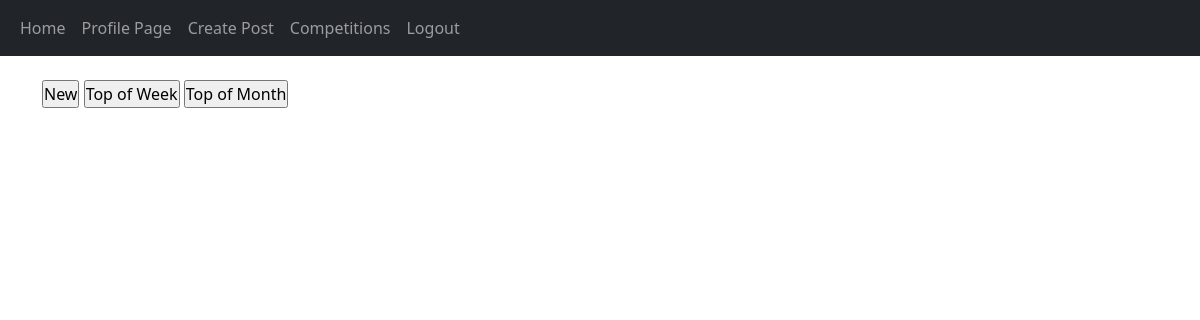
/home (signed in), run on an earlier commit of the app's database.
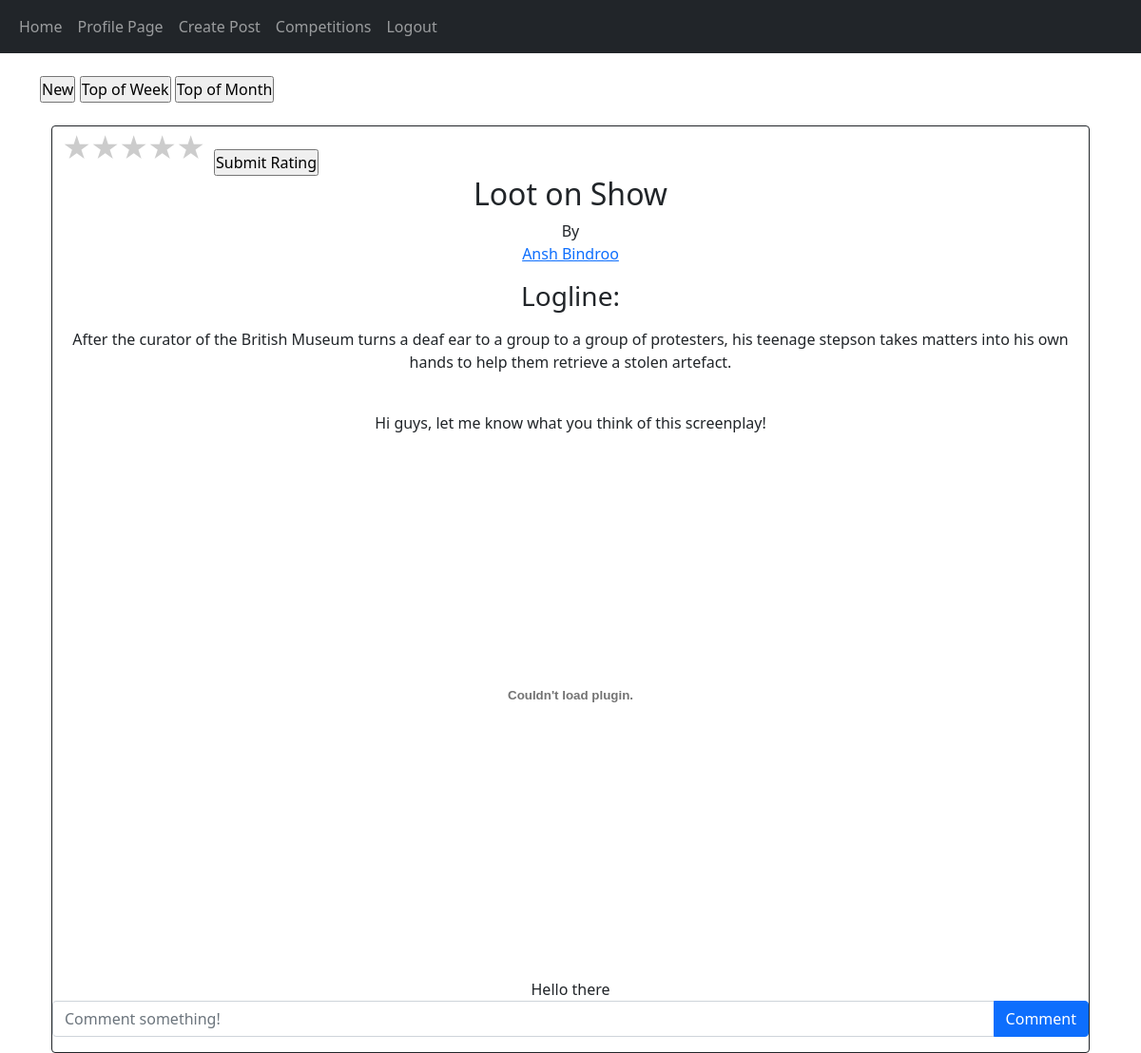
And on a later commit of the database.
### website/models.py (models this page shows)
class Screenplays(db.Model):
    __tablename__ = "Screenplays"
    scriptid = db.Column(db.Integer, primary_key=True)
    writerid = db.Column(db.Integer, db.ForeignKey('Screenwriters.writerid', ondelete="CASCADE"), nullable=False)
    title = db.Column(db.String(300))
    logline = db.Column(db.String(165))
    message = db.Column(db.Text)
    screenplay = db.Column(db.String(300)) #TO BE CHANGED
    data_created = db.Column(db.DateTime(timezone=True), default=func.now())
    avgrating = db.Column(db.Float)

class Users(db.Model, UserMixin):
    __tablename__ = "Users"
    id = db.Column(db.Integer, primary_key=True)
    email = db.Column(db.String(150), unique=True)
    username = db.Column(db.String(150), unique=True)
    forename = db.Column(db.String(75), unique=True)
    surname = db.Column(db.String(75), unique=True)
    password = db.Column(db.String(150))
    date_created = db.Column(db.DateTime(timezone=True), default=func.now())
    accounttype = db.Column(db.Integer)
    profilepic = db.Column(db.String(), nullable=True)
    biography = db.Column(db.Text)
    writers = db.relationship('Screenwriters', backref="user", passive_deletes=True)
    producers = db.relationship('Producers', backref="user", passive_deletes=True)

class Comments(db.Model):
    __tablename__ = "Comments"
    writerid = db.Column(db.Integer, db.ForeignKey('Screenwriters.writerid'), primary_key=True)
    scriptid = db.Column(db.Integer, db.ForeignKey('Screenplays.scriptid'), primary_key=True)
    comment = db.Column(db.String(300))

### website/views.py (the view)
@views.route("/")
@views.route("/home")
@login_required
def home():
    posts = Screenplays.query.all()
    comments = Comments.query.all()
    return render_template("home.html", user=current_user, posts=posts, comments=comments)

### website/__init__.py (called while the page is built)
def create_app():
    app = Flask(__name__)
    app.config['SECRET_KEY'] = "helloworld"
    app.config['SQLALCHEMY_DATABASE_URI'] = f'sqlite:///{DB_NAME}'
    app.config['UPLOAD_FOLDER'] = '/Users/anshbindroo/Desktop/CSFilmNEA/FilmNEA'
    db.init_app(app)
    from .views import views
    from .auth import auth
    app.register_blueprint(views, url_prefix="/")
    app.register_blueprint(auth, url_prefix="/")
    from .models import Users, Screenwriters, Producers, Screenplays
    with app.app_context():
        db.create_all()
    login_manager = LoginManager()
    login_manager.login_view = "auth.login"
    login_manager.init_app(app)
    @login_manager.user_loader
    def load_user(id):
        return Users.query.get(id)
    return app

### website/templates/home.html
{% extends "script_div.html" %} {% block title %}Home{% endblock %}

### website/templates/script_div.html (shortened to what this page needs)
{% extends "base.html" %} {% block title %}Home{% endblock %} {% block content%}
<!DOCTYPE html>
<html lang="en">
<head>
</head>
<body>
    <form action="{{ url_for('views.home') }}" method='POST'>
        <input type="submit" name="sorted" value="New"></input>
        <input type="submit" name="sorted" value="Top of Week"></input>
        <input type="submit" name="sorted" value="Top of Month"></input>
      </form>
      <br>
    <div id="posts" style="text-align:center" class="container-fluid">
      {% for post in posts %}
      <div class="card border-dark">
            <form method = "POST" action="/rate/{{post.scriptid}}">
                <div class="rate" style="text-align:left">
                    <label for="star5" title="text">5 stars</label>
                    <label for="star4" title="text">4 stars</label>
                    <label for="star3" title="text">3 stars</label>
                    <label for="star2" title="text">2 stars</label>
                    <label for="star1" title="text">1 star</label>
                </div>
                <br>
                <div style="text-align:left">
                    <input type="submit" value="Submit Rating">
                </div>
            </form>
            <h2>{{post.title}}</h2>
            By<a href="/profilepage/{{post.writer.user.username}}">{{post.writer.user.username}}</a>
            <div class="card-body">
            <h3>Logline:</h3>
            <p><div class="card-text">{{post.logline}}</div></p>
            <br>
            {{post.message}}
            <embed style="text-align: center;" src="{{url_for('static', filename='images/'+post.screenplay)}}" width = "75%" height = "550px">
            </div>
            {% for comment in comments %}
                {% if comment.scriptid == post.scriptid %}
                    {{comment.comment}}
                {% endif %}
            {% endfor %}
            <form class="input-group mb-3"method="POST" action="/create-comment/{{post.scriptid}}">
                <input type="text" id="text" name="text" class="form-control" placeholder="Comment something!"/>
                <button type="submit" class="btn btn-primary">Comment</button>
            </form>
      </div>
    {% endfor %}
    </div>
</body>
</html>
{% endblock %}

### website/templates/base.html (shortened to what this page needs)
<!DOCTYPE html>
<html lang="en">
  <head>
    <link
      href="https://cdn.jsdelivr.net/npm/bootstrap@5.0.2/dist/css/bootstrap.min.css"
      rel="stylesheet"
    />
  </head>
  <body>
    <nav class="navbar navbar-expand-lg navbar-dark bg-dark">
      <div class="container-fluid">
        <div class="collapse navbar-collapse" id="navbar">
          <div class="navbar-nav">
            <a class="nav-item nav-link" href="/home">Home</a>
            {% if user.is_authenticated %}
            <a class="nav-item nav-link" href="/profilepage/{user.username}">Profile Page</a>
            <a class="nav-item nav-link" href="/post">Create Post</a>
            <a class="nav-item nav-link" href="/competitions">Competitions</a>
            <a class="nav-item nav-link" href="/logout">Logout</a>
            {% else %}
            <a class="nav-item nav-link" href="/login">Login</a>
            <a class="nav-item nav-link" href="/sign-up">Sign Up</a>
            {% endif %}
          </div>
        </div>
      </div>
    </nav>
    <br>
    <div class="container">{% block content %}{% endblock %}</div>
  </body>
</html>

### website/templates/script_div.html (style rules this page uses)
* { margin: 0; padding: 0; }
.rate { float: left; height: 46px; padding: 0 10px; }
.rate:not(:checked) > label { float:right; width:1em; overflow:hidden; white-space:nowrap; cursor:pointer; font-size:30px; color:#ccc; }
.rate:not(:checked) > label:before { content: '★ '; }

What changed in the data, as far as the page shows it:
added Screenplays: title "Loot on Show", writer.user.username "Ansh Bindroo", logline "After the curator of the British Museum turns a deaf ear to a group to a group of protesters, his teenage stepson takes matters into his own hands to help them retrieve a stolen artefact.", message "Hi guys, let me know what you think of this screenplay!"
added Comments: comment "Hello there"
